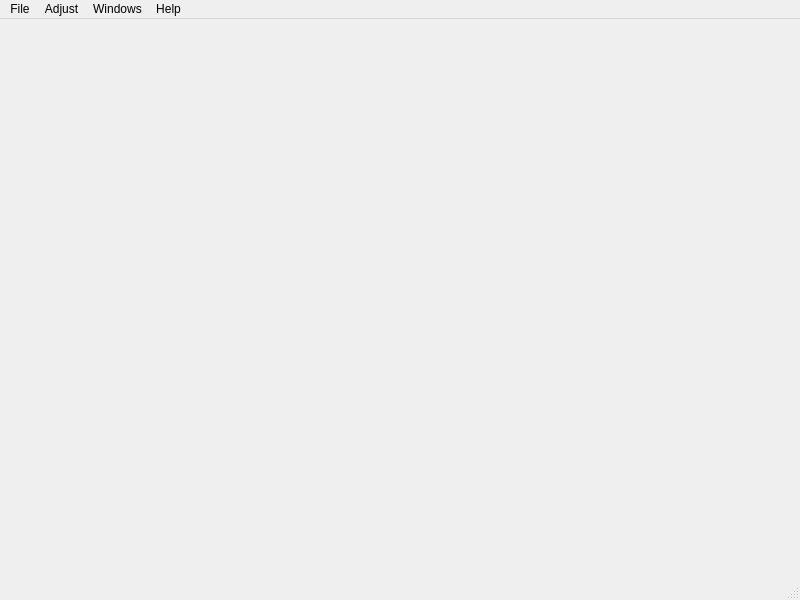
<?xml version="1.0" encoding="UTF-8"?>
<ui version="4.0">
 <class>MainWindow</class>
 <widget class="QMainWindow" name="MainWindow">
  <property name="geometry">
   <rect>
    <x>0</x>
    <y>0</y>
    <width>800</width>
    <height>600</height>
   </rect>
  </property>
  <property name="windowTitle">
   <string>Interactive analysis</string>
  </property>
  <widget class="QWidget" name="centralwidget"/>
  <widget class="QMenuBar" name="menubar">
   <property name="geometry">
    <rect>
     <x>0</x>
     <y>0</y>
     <width>800</width>
     <height>20</height>
    </rect>
   </property>
   <widget class="QMenu" name="menuFile">
    <property name="title">
     <string>File</string>
    </property>
    <addaction name="actionOpen_data_file"/>
    <addaction name="actionLoad_surface"/>
   </widget>
   <widget class="QMenu" name="menuAdjust">
    <property name="title">
     <string>Adjust</string>
    </property>
   </widget>
   <widget class="QMenu" name="menuWindows">
    <property name="title">
     <string>Windows</string>
    </property>
    <addaction name="actionCascade"/>
    <addaction name="actionTile"/>
   </widget>
   <widget class="QMenu" name="menuHelp">
    <property name="title">
     <string>Help</string>
    </property>
    <addaction name="actionAbout"/>
   </widget>
   <addaction name="menuFile"/>
   <addaction name="menuAdjust"/>
   <addaction name="menuWindows"/>
   <addaction name="menuHelp"/>
  </widget>
  <widget class="QStatusBar" name="statusbar"/>
  <action name="actionAbout">
   <property name="text">
    <string>About..</string>
   </property>
  </action>
  <action name="actionOpen_data_file">
   <property name="text">
    <string>Open data file</string>
   </property>
  </action>
  <action name="actionLoad_surface">
   <property name="text">
    <string>Load surface</string>
   </property>
  </action>
  <action name="actionCascade">
   <property name="text">
    <string>Cascade</string>
   </property>
  </action>
  <action name="actionTile">
   <property name="text">
    <string>Tile</string>
   </property>
  </action>
 </widget>
 <resources/>
 <connections/>
</ui>
